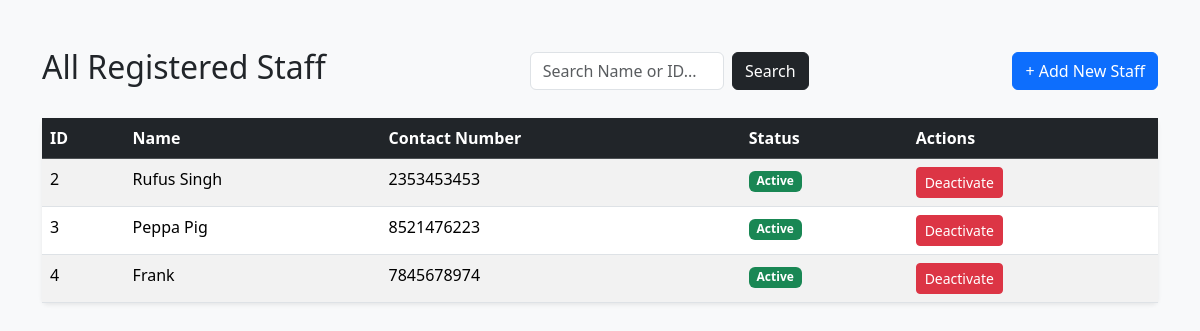
The app's page /admin/staff (signed in), older data.
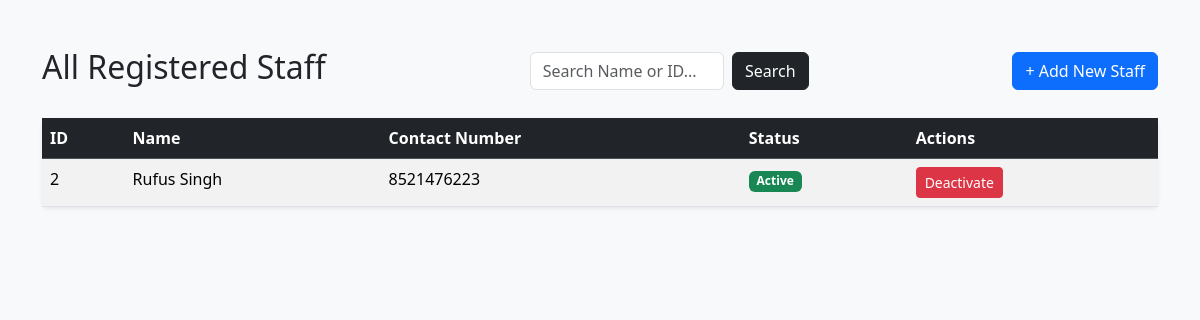
The same page, newer data.
### app/models.py (models this page shows)
class User(db.Model):
    __tablename__ = "users"
    id = db.Column(db.Integer, primary_key=True)
    username = db.Column(db.String(80), unique=True, nullable=False)
    password_hash = db.Column(db.String(256), nullable=False)
    name = db.Column(db.String(8>0), nullable=False)
    role = db.Column(db.String(20), nullable=False)
    is_blacklisted = db.Column(db.Boolean, default=False)
    staff_profile = db.relationship('StaffProfile', backref='user', uselist=False, cascade='all, delete-orphan') # userlist =False strictly enforces a 1-to-1 relatiosnhip b/w users and staff_profiles table
    bookings = db.relationship('Booking', backref='trekker', lazy=True) # lazy=True Parameter is used tell SQLAlchemy that until i specifically state a python code like user.bookings do not run SQL Query

class StaffProfile(db.Model):
    __tablename__ = "staff_profiles"
    id = db.Column(db.Integer, primary_key=True)
    user_id = db.Column(db.Integer, db.ForeignKey('users.id'), unique=True, nullable=False)
    contact_number = db.Column(db.String(15), unique=True, nullable=False)
    status = db.Column(db.String(20), nullable=False)

### app/routes/admin.py (the view)
@admin_bp.route('/staff')
def manage_staff():
    search_term = request.args.get('search')
    query = models.User.query.filter_by(role='Staff')
    if search_term:
        if search_term.isdigit():
            query = query.filter(models.User.id == int(search_term))
        else:
            query = query.filter(models.User.name.ilike(f"%{search_term}%"))
    staff_list = query.all()
    return render_template('admin/staff_admin/manage_staff.html', all_staff=staff_list)

### app/routes/admin.py (called while the page is built)
@admin_bp.before_request
def admin_access():
    if 'user_id' not in session:
        flash("Access denied. Please login first")
        return redirect(url_for('auth.login'))
    if session.get('role') != 'Admin':
        flash("Not an Administrator")
        return redirect(url_for('auth.login'))

### app/templates/admin/staff_admin/manage_staff.html (shortened to what this page needs)
{% extends "base.html" %}
{% block content %}
    <div class="d-flex justify-content-between align-items-center mb-4">
        <h2>All Registered Staff</h2>
        <form action="{{ url_for('admin.manage_staff') }}" method="GET" class="d-flex w-25">
            <input type="text" name="search" class="form-control me-2" placeholder="Search Name or ID..." value="{{ request.args.get('search', '') }}">
            <button type="submit" class="btn btn-dark">Search</button>
        </form>
        <a href="{{ url_for('admin.add_staff') }}" class="btn btn-primary">+ Add New Staff</a>
    </div>
    <table class="table table-striped table-hover shadow-sm bg-white rounded">
        <thead class="table-dark">
            <tr>
                <th>ID</th>
                <th>Name</th>
                <th>Contact Number</th>
                <th>Status</th>
                <th>Actions</th>
            </tr>
        </thead>
        <tbody>
            {% for staff in all_staff %}
            <tr>
                <td>{{ staff.id }}</td>
                <td>{{ staff.name }}</td>
                <td>
                    {% if staff.staff_profile %}
                        {{ staff.staff_profile.contact_number }}
                    {% else %}
                        <span class="badge bg-danger">Profile Incomplete</span>
                    {% endif %}
                </td>
                <td>
                    {% if staff.is_blacklisted %}
                        <span class="badge bg-danger">Blacklisted</span>
                    {% elif staff.staff_profile and staff.staff_profile.status == 'Pending_Active' %}
                        <span class="badge bg-warning text-dark">Pending Setup</span>
                    {% elif staff.staff_profile and staff.staff_profile.status == 'Active' %}
                        <span class="badge bg-success">Active</span>
                    {% else %}
                        <span class="badge bg-secondary">Unknown</span>
                    {% endif %}
                </td>
                <td>
                    <form action="{{ url_for('admin.toggle_staff_status', staff_id=staff.id) }}" method="POST" class="d-inline">
                        {% if staff.is_blacklisted %}
                            <button type="submit" class="btn btn-sm btn-success">Reactivate</button>
                        {% else %}
                            <button type="submit" class="btn btn-sm btn-danger">Deactivate</button>
                        {% endif %}
                    </form>
                </td>
            </tr>
            {% else %}
            <tr>
                <td colspan="5" class="text-center text-muted py-4">
                    No staff members found in the system. Click "+ Add New Staff" to get started.
                </td>
            </tr>
            {% endfor %}
        </tbody>
{% endblock %}

### app/templates/base.html (shortened to what this page needs)
<!DOCTYPE html>
<html lang="en">
<head>
    <link href="https://cdn.jsdelivr.net/npm/bootstrap@5.3.8/dist/css/bootstrap.min.css" rel="stylesheet">
</head>
<body class="bg-light">
    <div class="container mt-5">
        {% block content %}
        {% endblock %}
    </div>
</body>
</html>

Row changes from the older to the newer data that the page shows:
removed User: id "3", name "Peppa Pig", staff_profile.contact_number "8521476223", is_blacklisted "Active"
removed User: id "4", name "Frank", staff_profile.contact_number "7845678974", is_blacklisted "Active"
changed User "Rufus Singh": staff_profile.contact_number "2353453453" → "8521476223"
